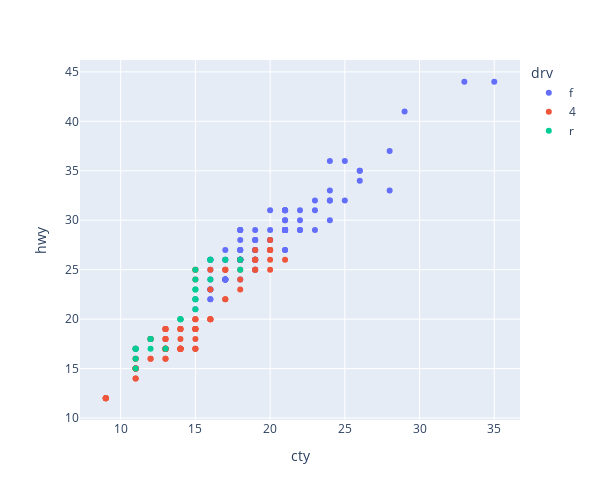

The code cell stored with this chart in its notebook:
### Code cell
plotly.io.renderers.default = 'jupyterlab' # 주피터노트북 내에 그래프를 출력하는 것으로 설정

px.scatter(data_frame = mpg, x = 'cty', y = 'hwy', color = 'drv', width=600, height=500)

### Figure 1 — Plotly figure (JSON) as saved in the notebook; plotly's stock layout.template omitted (floating-point values rounded to 4 significant figures)
{"data": [{"hovertemplate": "drv=f<br>cty=%{x}<br>hwy=%{y}<extra></extra>", "legendgroup": "f", "marker": {"color": "#636efa", "symbol": "circle"}, "mode": "markers", "name": "f", "orientation": "v", "showlegend": true, "type": "scatter", "x": [18, 21, 20, 21, 16, 18, 18, 19, 22, 18, 18, 17, 18, 17, 16, 16, 17, 17, 11, 15, 15, 16, 16, 28, 24, 25, 23, 24, 26, 25, 24, 21, 18, 18, 21, 21, 18, 18, 19, 19, 19, 20, 20, 17, 16, 17, 21, 19, 23, 23, 19, 19, 18, 19, 19, 18, 16, 17, 18, 16, 21, 21, 21, 21, 18, 18, 19, 21, 21, 21, 22, 18, 18, 18, 24, 24, 26, 28, 26, 21, 19, 21, 22, 17, 33, 21, 19, 22, 21, 21, 21, 16, 17, 35, 29, 21, 19, 20, 20, 21, 18, 19, 21, 16, 18, 17], "xaxis": "x", "y": [29, 29, 31, 30, 26, 26, 27, 27, 30, 26, 29, 26, 24, 24, 22, 22, 24, 24, 17, 22, 21, 23, 23, 33, 32, 32, 29, 32, 34, 36, 36, 29, 26, 27, 30, 31, 26, 26, 28, 26, 29, 28, 27, 24, 24, 24, 29, 27, 31, 32, 27, 26, 26, 25, 25, 26, 26, 27, 28, 25, 29, 27, 31, 31, 26, 26, 28, 27, 29, 31, 31, 26, 26, 27, 30, 33, 35, 37, 35, 29, 26, 29, 29, 24, 44, 29, 26, 29, 29, 29, 29, 23, 24, 44, 41, 29, 26, 28, 29, 29, 29, 28, 29, 26, 26, 26], "yaxis": "y"}, {"hovertemplate": "drv=4<br>cty=%{x}<br>hwy=%{y}<extra></extra>", "legendgroup": "4", "marker": {"color": "#EF553B", "symbol": "circle"}, "mode": "markers", "name": "4", "orientation": "v", "showlegend": true, "type": "scatter", "x": [18, 16, 20, 19, 15, 17, 17, 15, 15, 17, 16, 14, 11, 11, 14, 15, 14, 13, 14, 14, 14, 9, 11, 11, 13, 13, 9, 13, 11, 13, 11, 12, 9, 13, 13, 12, 9, 11, 11, 13, 11, 14, 15, 14, 13, 13, 13, 14, 14, 13, 13, 13, 11, 13, 17, 15, 15, 14, 9, 14, 13, 11, 11, 12, 12, 11, 14, 13, 13, 13, 14, 15, 14, 12, 18, 18, 20, 19, 20, 18, 21, 19, 19, 19, 20, 20, 19, 20, 15, 16, 15, 15, 16, 14, 11, 13, 15, 16, 17, 15, 15, 15, 16], "xaxis": "x", "y": [26, 25, 28, 27, 25, 25, 25, 25, 24, 25, 23, 19, 14, 15, 17, 19, 18, 17, 17, 19, 19, 12, 17, 15, 17, 17, 12, 17, 16, 18, 15, 16, 12, 17, 17, 16, 12, 15, 16, 17, 15, 17, 19, 17, 19, 19, 17, 17, 17, 16, 16, 17, 15, 17, 22, 19, 20, 17, 12, 19, 18, 14, 15, 18, 18, 15, 17, 19, 19, 17, 17, 17, 20, 18, 25, 24, 27, 25, 26, 23, 26, 26, 26, 26, 25, 27, 25, 27, 20, 20, 19, 17, 20, 17, 15, 18, 20, 20, 22, 17, 19, 18, 20], "yaxis": "y"}, {"hovertemplate": "drv=r<br>cty=%{x}<br>hwy=%{y}<extra></extra>", "legendgroup": "r", "marker": {"color": "#00cc96", "symbol": "circle"}, "mode": "markers", "name": "r", "orientation": "v", "showlegend": true, "type": "scatter", "x": [14, 11, 14, 13, 12, 16, 15, 16, 15, 15, 11, 11, 12, 18, 18, 17, 16, 15, 15, 15, 15, 14, 11, 11, 12], "xaxis": "x", "y": [20, 15, 20, 17, 17, 26, 23, 26, 25, 24, 17, 17, 18, 26, 25, 26, 24, 21, 22, 23, 22, 20, 17, 16, 18], "yaxis": "y"}], "layout": {"height": 500, "legend": {"title": {"text": "drv"}, "tracegroupgap": 0}, "margin": {"t": 60}, "width": 600, "xaxis": {"anchor": "y", "domain": [0, 1], "title": {"text": "cty"}}, "yaxis": {"anchor": "x", "domain": [0, 1], "title": {"text": "hwy"}}}}
